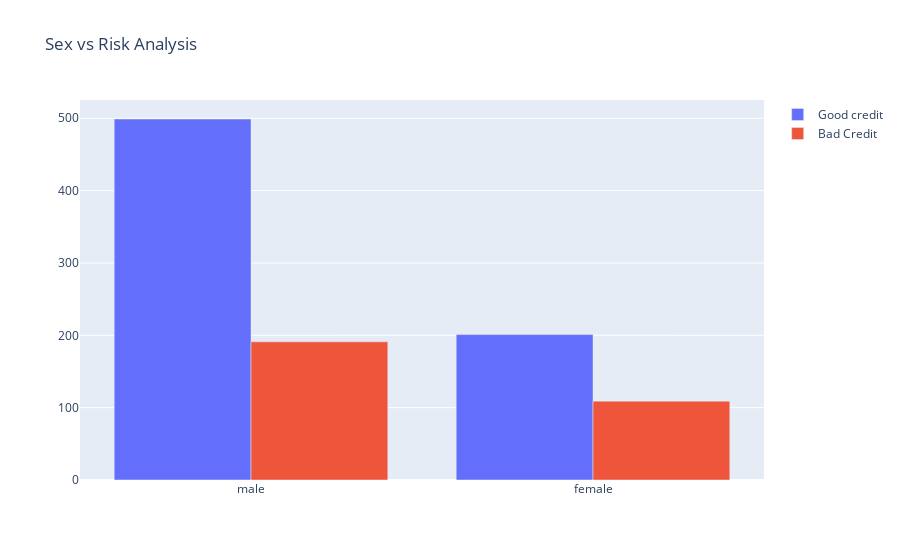

Write notebook code for a chart like this one.
### Code cell
first = go.Bar(
    x = data[data["Risk"]== 'good']["Sex"].value_counts().index.values,
    y = data[data["Risk"]== 'good']["Sex"].value_counts().values,
    name='Good credit'
)


second = go.Bar(
    x = data[data["Risk"]== 'bad']["Sex"].value_counts().index.values,
    y = data[data["Risk"]== 'bad']["Sex"].value_counts().values,
    name="Bad Credit"
)

plot = [first, second]

layout = go.Layout(
    title='Sex vs Risk Analysis'
)


fig = go.Figure(data=plot, layout=layout)

py.iplot(fig, filename='plt Sex vs Risk')

### Figure 1 — Plotly figure (JSON) as saved in the notebook; plotly's stock layout.template omitted (floating-point values rounded to 4 significant figures)
{"data": [{"name": "Good credit", "type": "bar", "x": ["male", "female"], "y": [499, 201]}, {"name": "Bad Credit", "type": "bar", "x": ["male", "female"], "y": [191, 109]}], "layout": {"title": {"text": "Sex vs Risk Analysis"}}}
